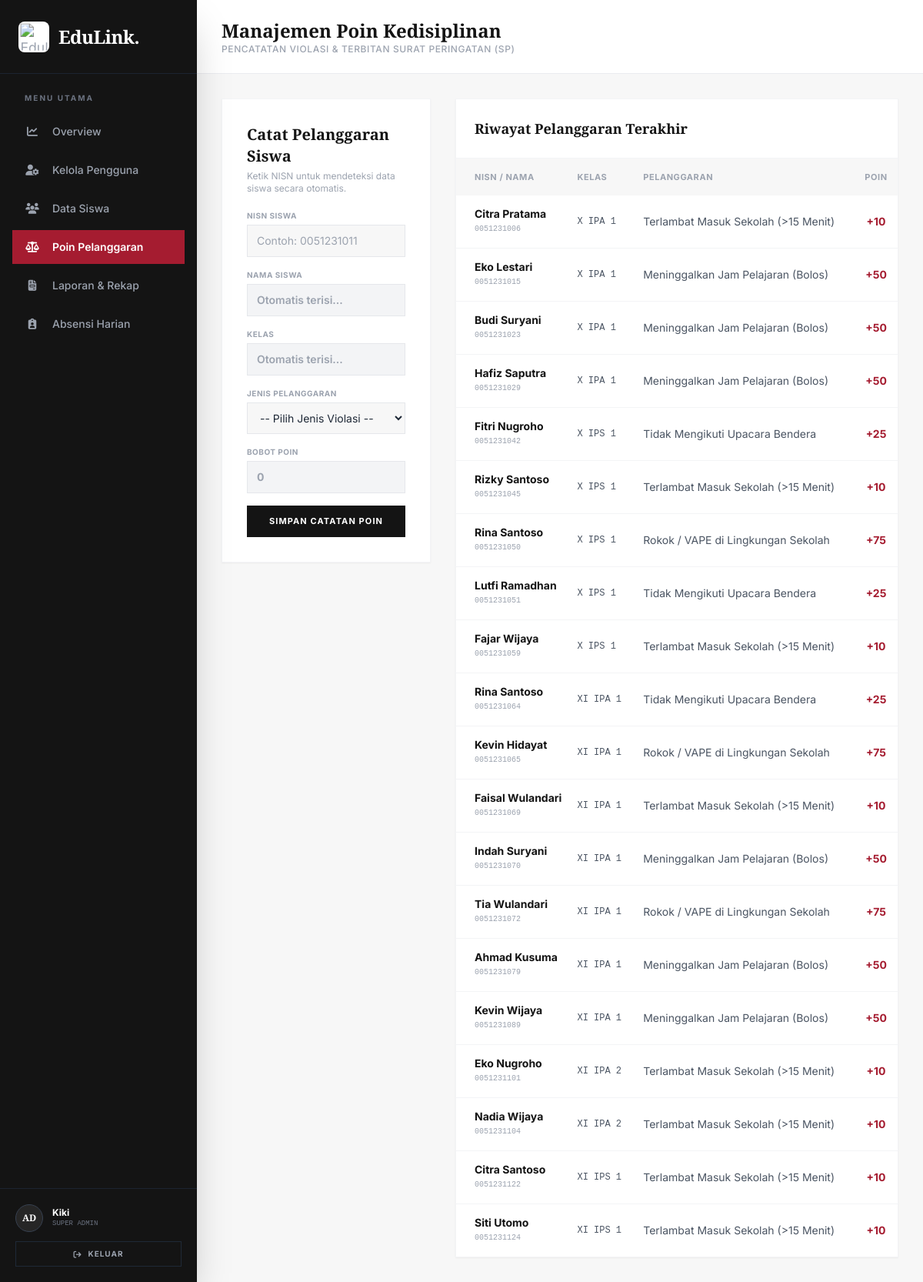
The app's page /poin (signed in) with its own data.
### tables this page shows
CREATE TABLE pelanggaran (
            id INTEGER PRIMARY KEY AUTOINCREMENT,
            nisn TEXT NOT NULL,
            nama_siswa TEXT NOT NULL,
            kelas TEXT NOT NULL,
            jenis_pelanggaran TEXT NOT NULL,
            poin INTEGER NOT NULL,
            tanggal TIMESTAMP DEFAULT CURRENT_TIMESTAMP
        );

### backend/app.py (the view)
@app.route('/poin')
def poin():
    if 'user_id' not in session:
        return redirect(url_for('login'))
    conn = get_db_connection()
    daftar_siswa = conn.execute("SELECT nisn, nama_siswa, kelas FROM siswa").fetchall()
    daftar_pelanggaran = conn.execute("SELECT * FROM pelanggaran ORDER BY tanggal DESC LIMIT 20").fetchall()
    conn.close()
    siswa_dict = {s['nisn']: {'nama': s['nama_siswa'], 'kelas': s['kelas']} for s in daftar_siswa}
    return render_template('dashboard/poin.html',
                           nama_user=session['nama'],
                           siswa_map=siswa_dict,
                           pelanggaran_list=daftar_pelanggaran)

### backend/modules/database.py (called while the page is built)
def get_db_connection():
    conn = sqlite3.connect(DB_PATH)
    conn.row_factory = sqlite3.Row
    return conn

### frontend/templates/dashboard/poin.html (shortened to what this page needs)
<!DOCTYPE html>
<html lang="id">
<head>
    <script src="https://cdn.tailwindcss.com"></script>
    <link rel="stylesheet" href="https://cdnjs.cloudflare.com/ajax/libs/font-awesome/6.4.0/css/all.min.css">
</head>
<body class="bg-eduPaper text-gray-800 font-sans h-screen flex overflow-hidden selection:bg-eduCrimson-600 selection:text-white">
    <aside id="sidebar" class="fixed lg:static top-0 left-0 h-full w-64 bg-eduDark-900 text-gray-400 flex flex-col shadow-2xl z-40 shrink-0 transform -translate-x-full lg:translate-x-0 transition-transform duration-300">
        <div class="h-20 lg:h-24 flex items-center justify-between px-6 border-b border-gray-800/80">
            <div class="flex items-center gap-3">
                <div class="w-10 h-10 rounded-lg bg-white p-1 flex items-center justify-center shrink-0 border-none shadow-none">
                    <img src="{{ url_for('static', filename='images/edulink-logo.webp') }}" alt="EduLink Logo" class="w-full h-full object-contain mix-blend-multiply scale-110">
                </div>
                <span class="text-2xl font-serif font-bold text-white tracking-tight">EduLink.</span>
            </div>
        </div>
        <nav class="flex-1 overflow-y-auto py-6 px-4 flex flex-col gap-1.5">
            <p class="px-4 text-[10px] font-bold text-gray-500 uppercase tracking-[0.2em] mb-2">Menu Utama</p>
            <a href="/dashboard" class="flex items-center gap-4 px-4 py-3 hover:bg-eduDark-800 hover:text-white transition"><i class="fa-solid fa-chart-line text-sm w-5 text-center"></i><span class="text-sm font-medium">Overview</span></a>
            <a href="/users" class="flex items-center gap-4 px-4 py-3 hover:bg-eduDark-800 hover:text-white transition"><i class="fa-solid fa-user-gear text-sm w-5 text-center"></i><span class="text-sm font-medium">Kelola Pengguna</span></a>
            <a href="/siswa" class="flex items-center gap-4 px-4 py-3 hover:bg-eduDark-800 hover:text-white transition"><i class="fa-solid fa-users text-sm w-5 text-center"></i><span class="text-sm font-medium">Data Siswa</span></a>
            <a href="/poin" class="flex items-center gap-4 px-4 py-3 bg-eduCrimson-600 text-white transition"><i class="fa-solid fa-scale-balanced text-sm w-5 text-center"></i><span class="text-sm font-semibold">Poin Pelanggaran</span></a>
            <a href="/laporan" class="flex items-center gap-4 px-4 py-3 hover:bg-eduDark-800 hover:text-white transition"><i class="fa-solid fa-file-invoice text-sm w-5 text-center"></i><span class="text-sm font-medium">Laporan & Rekap</span></a>
            <a href="/absensi" class="flex items-center gap-4 px-4 py-3 hover:bg-eduDark-800 hover:text-white transition"><i class="fa-solid fa-clipboard-user text-sm w-5 text-center"></i><span class="text-sm font-medium">Absensi Harian</span></a>
        </nav>
        <div class="p-5 border-t border-gray-800/80">
            <div class="flex items-center gap-3 mb-3">
                <div class="w-9 h-9 rounded-full bg-eduDark-700 border border-gray-700 flex items-center justify-center text-white font-bold font-serif text-xs">AD</div>
                <div class="overflow-hidden">
                    <p class="text-xs font-bold text-white truncate">{{ nama_user }}</p>
                    <p class="text-[9px] font-mono text-gray-500 uppercase">Super Admin</p>
                </div>
            </div>
            <a href="/logout" class="flex items-center justify-center gap-2 w-full py-2 border border-gray-800 text-[10px] font-bold text-gray-400 hover:text-white hover:bg-eduCrimson-600 transition uppercase tracking-widest"><i class="fa-solid fa-arrow-right-from-bracket"></i> Keluar</a>
        </div>
    </aside>
    <main class="flex-1 flex flex-col h-full relative z-10 min-w-0">
        <header class="h-20 lg:h-24 bg-white border-b border-gray-200/80 flex items-center justify-between px-4 sm:px-8 shrink-0">
            <div class="flex items-center gap-3">
                <div>
                    <h1 class="text-lg sm:text-2xl font-serif font-bold text-eduDark-900 leading-tight">Manajemen Poin Kedisiplinan</h1>
                    <p class="text-[10px] sm:text-xs text-gray-400 font-medium uppercase tracking-wider hidden sm:block">Pencatatan Violasi & Terbitan Surat Peringatan (SP)</p>
                </div>
            </div>
        </header>
        <div class="flex-1 overflow-y-auto p-4 sm:p-8 space-y-6 sm:space-y-8">
            <div class="grid grid-cols-1 lg:grid-cols-3 gap-6 sm:gap-8 items-start">
                <div class="bg-white p-5 sm:p-8 border border-gray-100 shadow-sm">
                    <h3 class="font-serif font-bold text-lg sm:text-xl text-eduDark-900 mb-1">Catat Pelanggaran Siswa</h3>
                    <p class="text-xs text-gray-400 mb-5">Ketik NISN untuk mendeteksi data siswa secara otomatis.</p>
                    <form action="#" method="POST" autocomplete="off" class="space-y-4">
                        <div>
                            <label class="text-[10px] font-bold text-gray-400 uppercase tracking-wider block mb-1">NISN Siswa</label>
                            <input type="text" id="inputNisn" name="nisn" oninput="autoSearchSiswa()" required placeholder="Contoh: 0051231011" class="w-full bg-eduPaper border border-gray-200 text-xs sm:text-sm py-2.5 px-3 focus:outline-none focus:border-eduCrimson-600">
                        </div>
                        <div>
                            <label class="text-[10px] font-bold text-gray-400 uppercase tracking-wider block mb-1">Nama Siswa</label>
                            <input type="text" id="inputNamaSiswa" name="nama_siswa" required readonly placeholder="Otomatis terisi..." class="w-full bg-gray-100 border border-gray-200 text-xs sm:text-sm py-2.5 px-3 font-semibold text-eduDark-900 focus:outline-none">
                        </div>
                        <div>
                            <label class="text-[10px] font-bold text-gray-400 uppercase tracking-wider block mb-1">Kelas</label>
                            <input type="text" id="inputKelas" name="kelas" required readonly placeholder="Otomatis terisi..." class="w-full bg-gray-100 border border-gray-200 text-xs sm:text-sm py-2.5 px-3 font-semibold text-eduDark-900 focus:outline-none">
                        </div>
                        <div>
                            <label class="text-[10px] font-bold text-gray-400 uppercase tracking-wider block mb-1">Jenis Pelanggaran</label>
                            <select id="selectPelanggaran" name="jenis_pelanggaran" onchange="autoFillPoin(this)" required class="w-full bg-eduPaper border border-gray-200 text-xs sm:text-sm py-2.5 px-3 focus:outline-none focus:border-eduCrimson-600">
                                <option value="" data-poin="0" disabled selected>-- Pilih Jenis Violasi --</option>
                            </select>
                        </div>
                        <div>
                            <label class="text-[10px] font-bold text-gray-400 uppercase tracking-wider block mb-1">Bobot Poin</label>
                            <input type="number" id="inputPoin" name="poin" required readonly placeholder="0" class="w-full bg-gray-100 border border-gray-200 text-xs sm:text-sm py-2.5 px-3 font-bold text-eduCrimson-600 focus:outline-none">
                        </div>
                        <button type="submit" class="w-full bg-eduDark-900 hover:bg-eduCrimson-600 text-white font-bold py-3 transition text-[11px] uppercase tracking-widest mt-2">
                            Simpan Catatan Poin
                        </button>
                    </form>
                </div>
                <div class="lg:col-span-2 bg-white border border-gray-100 shadow-sm">
                    <div class="p-4 sm:p-6 border-b border-gray-100 flex justify-between items-center">
                        <h3 class="font-serif font-bold text-base sm:text-lg text-eduDark-900">Riwayat Pelanggaran Terakhir</h3>
                    </div>
                    <div class="overflow-x-auto">
                        <table class="w-full text-left text-xs sm:text-sm text-gray-600 min-w-[550px]">
                            <thead class="bg-eduPaper text-[10px] sm:text-[11px] uppercase font-bold text-gray-400 tracking-wider">
                                <tr>
                                    <th class="pl-6 py-3.5">NISN / Nama</th>
                                    <th class="px-3 py-3.5">Kelas</th>
                                    <th class="px-3 py-3.5">Pelanggaran</th>
                                    <th class="px-3 py-3.5 text-center">Poin</th>
                                </tr>
                            </thead>
                            <tbody class="divide-y divide-gray-100">
                                {% for p in pelanggaran_list %}
                                <tr class="hover:bg-gray-50/80">
                                    <td class="pl-6 py-3.5">
                                        <p class="font-bold text-eduDark-900">{{ p.nama_siswa }}</p>
                                        <p class="text-[10px] font-mono text-gray-400">{{ p.nisn }}</p>
                                    </td>
                                    <td class="px-3 py-3.5 font-mono text-xs">{{ p.kelas }}</td>
                                    <td class="px-3 py-3.5">{{ p.jenis_pelanggaran }}</td>
                                    <td class="px-3 py-3.5 text-center font-bold text-eduCrimson-600">+{{ p.poin }}</td>
                                </tr>
                                {% else %}
                                <tr>
                                    <td colspan="4" class="text-center py-6 text-gray-400 italic">Belum ada data riwayat pelanggaran.</td>
                                </tr>
                                {% endfor %}
                            </tbody>
                        </table>
                    </div>
                </div>
            </div>
        </div>
    </main>
</body>
</html>

### records on screen
pelanggaran: nama_siswa "Citra Pratama", nisn "0051231006", kelas "X IPA 1", jenis_pelanggaran "Terlambat Masuk Sekolah (>15 Menit)", poin "10"
pelanggaran: nama_siswa "Eko Lestari", nisn "0051231015", kelas "X IPA 1", jenis_pelanggaran "Meninggalkan Jam Pelajaran (Bolos)", poin "50"
pelanggaran: nama_siswa "Budi Suryani", nisn "0051231023", kelas "X IPA 1", jenis_pelanggaran "Meninggalkan Jam Pelajaran (Bolos)", poin "50"
pelanggaran: nama_siswa "Hafiz Saputra", nisn "0051231029", kelas "X IPA 1", jenis_pelanggaran "Meninggalkan Jam Pelajaran (Bolos)", poin "50"
pelanggaran: nama_siswa "Fitri Nugroho", nisn "0051231042", kelas "X IPS 1", jenis_pelanggaran "Tidak Mengikuti Upacara Bendera", poin "25"
pelanggaran: nama_siswa "Rizky Santoso", nisn "0051231045", kelas "X IPS 1", jenis_pelanggaran "Terlambat Masuk Sekolah (>15 Menit)", poin "10"
pelanggaran: nama_siswa "Rina Santoso", nisn "0051231050", kelas "X IPS 1", jenis_pelanggaran "Rokok / VAPE di Lingkungan Sekolah", poin "75"
pelanggaran: nama_siswa "Lutfi Ramadhan", nisn "0051231051", kelas "X IPS 1", jenis_pelanggaran "Tidak Mengikuti Upacara Bendera", poin "25"
pelanggaran: nama_siswa "Fajar Wijaya", nisn "0051231059", kelas "X IPS 1", jenis_pelanggaran "Terlambat Masuk Sekolah (>15 Menit)", poin "10"
pelanggaran: nama_siswa "Rina Santoso", nisn "0051231064", kelas "XI IPA 1", jenis_pelanggaran "Tidak Mengikuti Upacara Bendera", poin "25"
pelanggaran: nama_siswa "Kevin Hidayat", nisn "0051231065", kelas "XI IPA 1", jenis_pelanggaran "Rokok / VAPE di Lingkungan Sekolah", poin "75"
pelanggaran: nama_siswa "Faisal Wulandari", nisn "0051231069", kelas "XI IPA 1", jenis_pelanggaran "Terlambat Masuk Sekolah (>15 Menit)", poin "10"
pelanggaran: nama_siswa "Indah Suryani", nisn "0051231070", kelas "XI IPA 1", jenis_pelanggaran "Meninggalkan Jam Pelajaran (Bolos)", poin "50"
pelanggaran: nama_siswa "Tia Wulandari", nisn "0051231072", kelas "XI IPA 1", jenis_pelanggaran "Rokok / VAPE di Lingkungan Sekolah", poin "75"
pelanggaran: nama_siswa "Ahmad Kusuma", nisn "0051231079", kelas "XI IPA 1", jenis_pelanggaran "Meninggalkan Jam Pelajaran (Bolos)", poin "50"
pelanggaran: nama_siswa "Kevin Wijaya", nisn "0051231089", kelas "XI IPA 1", jenis_pelanggaran "Meninggalkan Jam Pelajaran (Bolos)", poin "50"
pelanggaran: nama_siswa "Eko Nugroho", nisn "0051231101", kelas "XI IPA 2", jenis_pelanggaran "Terlambat Masuk Sekolah (>15 Menit)", poin "10"
pelanggaran: nama_siswa "Nadia Wijaya", nisn "0051231104", kelas "XI IPA 2", jenis_pelanggaran "Terlambat Masuk Sekolah (>15 Menit)", poin "10"
pelanggaran: nama_siswa "Citra Santoso", nisn "0051231122", kelas "XI IPS 1", jenis_pelanggaran "Terlambat Masuk Sekolah (>15 Menit)", poin "10"
pelanggaran: nama_siswa "Siti Utomo", nisn "0051231124", kelas "XI IPS 1", jenis_pelanggaran "Terlambat Masuk Sekolah (>15 Menit)", poin "10"

### other values on screen
{{ nama_user }} "Kiki"
